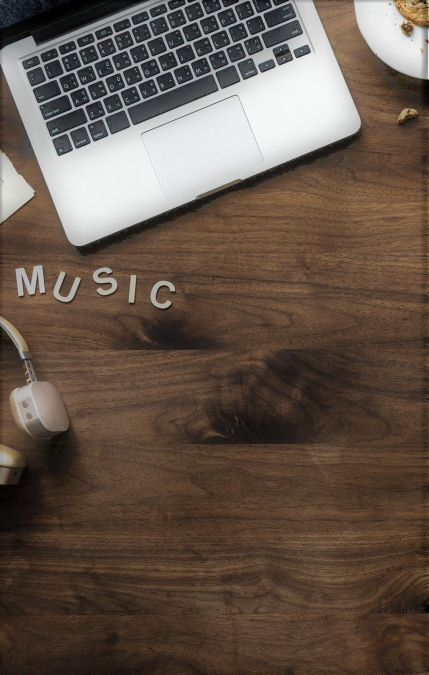
#> input picture Images/day.png, 858 x 1350 px, found by its file name (shown at 1/2 size); its folder holds 4 pictures in this run
$ python -i task-scheduler.py   (imports and definitions only)
#> lines starting #> are read from the running program, lines starting #| are printed output that depends on the picture
import math
from tkinter import *
from tkcalendar import DateEntry
from PIL import ImageTk, Image, ImageFont, ImageDraw
from io import BytesIO
import datetime
import smtplib
import json

task_entry_labels = ['Task Name', 'Task Duration (Hours)']
task_deadline_label = 'Deadline (Date)'
missing_values_warning_message = "You must enter values for all the fields"
invalid_type_duration_message = "Please enter duration in Number of hours"
invalid_type_name_message = "Please enter an alphanumeric Task Name"

weekly_allocated_hrs = {}  # dictionary to maintain hours allocated by task for each day of the week
days_of_the_week = []  # list that maintains days of the week starting from current day


# [71 lines left out: functions allot_time, get_remaining_time_to_deadline_in_hrs, is_entered_data_valid, not called in this run]


'''
Update the hours allocated by tasks for each day of the week in the weekly_allocated_hrs dictionary based on the
allocations determined by the allot_time method
'''
# [86 lines left out: functions update_weekly_allocation, store_task_details, display_form, value_entry, gen_button, table_create_and_hide, not called in this run]


def table_create():
    global m
    global weekly_allocated_hrs
    global days_of_the_week

    image_directory = '.\\Images\\' # Images in the image folder
    img10 = Image.open(image_directory + 'day.png')
#> img10 is the input picture: PIL image 858x1350 RGB; mean R, G, B 101.2, 85.8, 74.2
    img20 = Image.open(image_directory + 'day1.jpg')
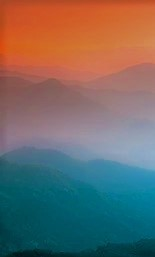
#> input picture Images/day1.jpg, 155 x 257 px, found by its file name
#> img20 is the input picture: PIL image 155x257 RGB; mean R, G, B 112.3, 106.8, 102.5
    img30 = Image.open(image_directory + 'day2.png')
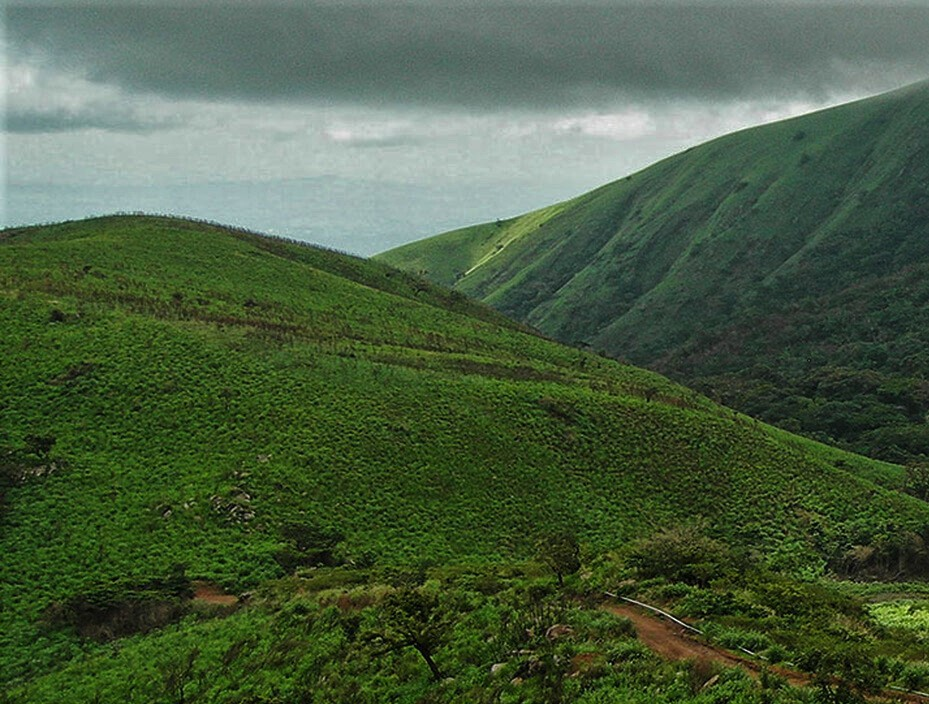
#> input picture Images/day2.png, 929 x 704 px, found by its file name
#> img30 is the input picture: PIL image 929x704 RGB; mean R, G, B 73.9, 93.3, 65.3
    img40 = Image.open(image_directory + 'day3.png')
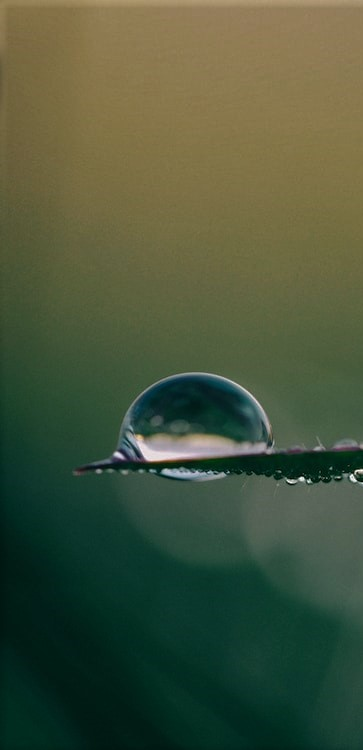
#> input picture Images/day3.png, 363 x 750 px, found by its file name
#> img40 is the input picture: PIL image 363x750 RGB; mean R, G, B 71.9, 85.3, 59.6
#> (the run stopped early here; a loop or call above may not have finished)
